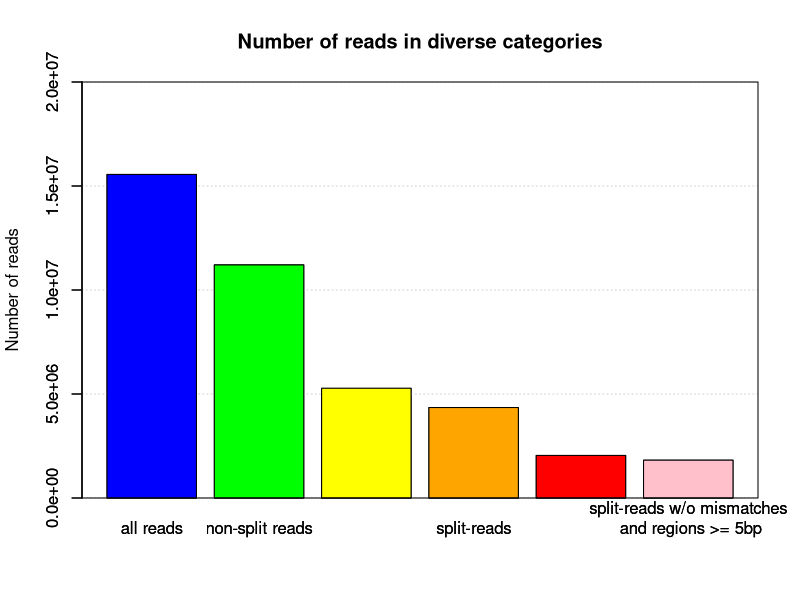

This chart was generated by the following R code:
png("C:/Users/mahim/GoBi/Blatt02/ReadSimulator/R_plots/barplot.png", width = 1200, height = 560)
x <- c(15555000, 11205862, 5274182, 4349138,2045954, 1817993)
names <- c("all reads","non-split reads","non-split reads w/o mismatches","split-reads","split-reads w/o mismatches","split-reads w/o mismatches\n and regions >= 5bp")
cols <- c("blue", "green","yellow","orange","red","pink")
barplot(x, names.arg=names, col=cols, ylim=range(pretty(c(0, x))))
grid(nx=NA, ny=NULL)
par(new=TRUE)
 barplot(x, names.arg=names, col=cols, ylim=range(pretty(c(0, x))))
title(main="Number of reads in diverse categories",ylab="Number of reads")
box()
dev.off()
